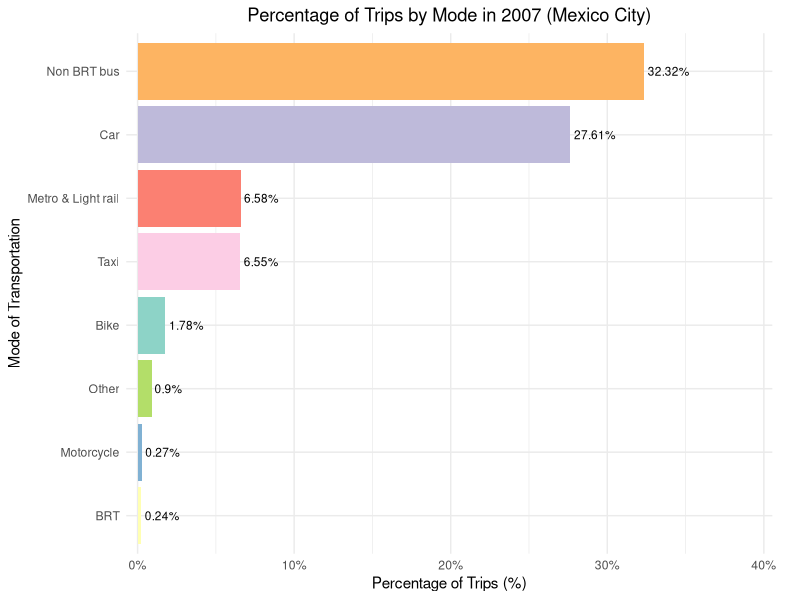
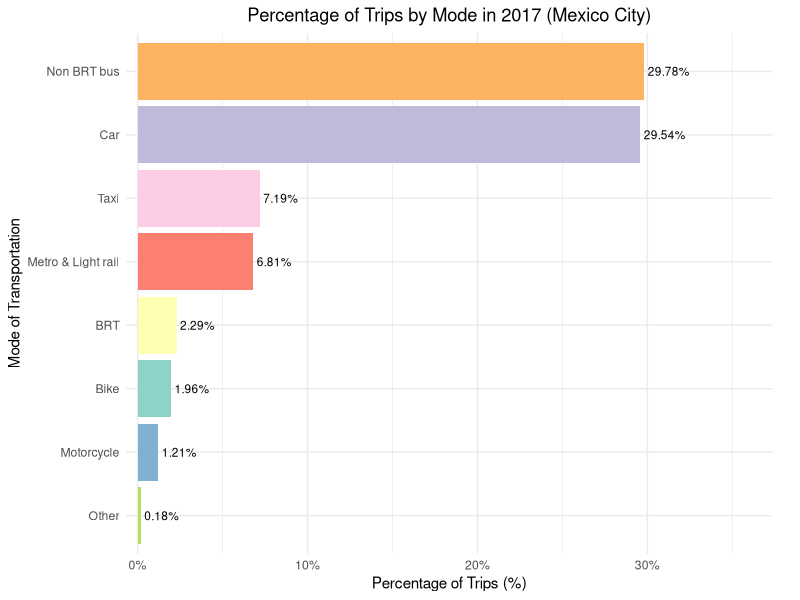
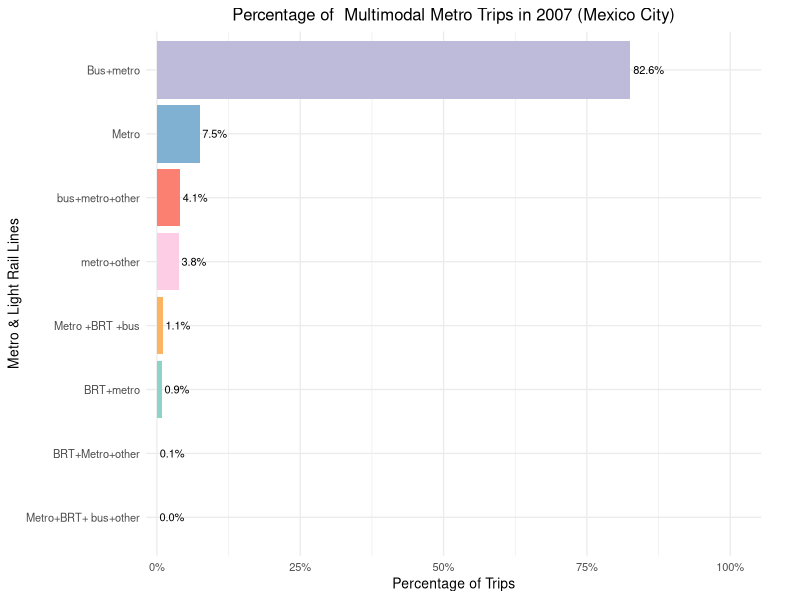
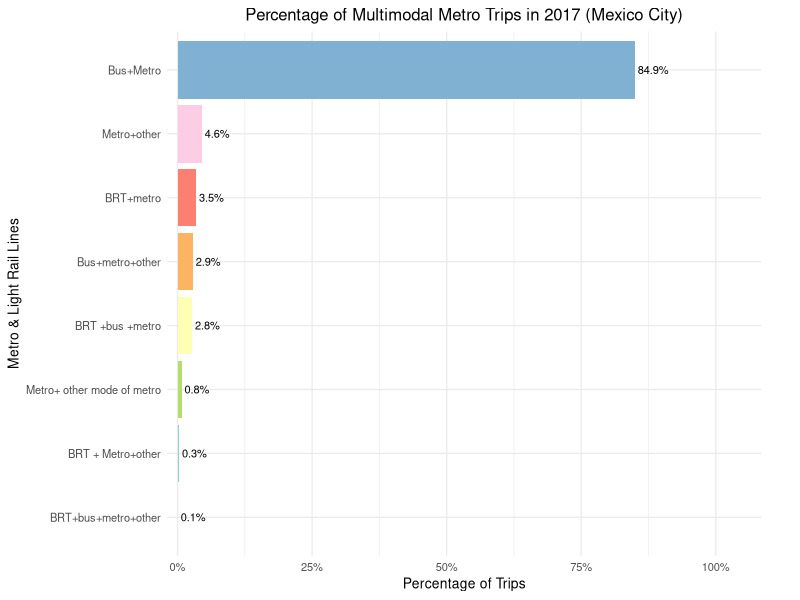
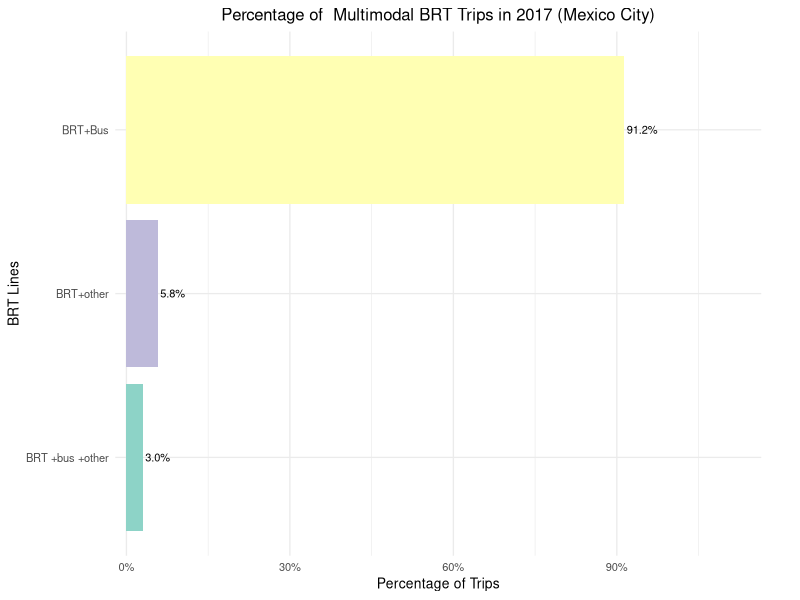
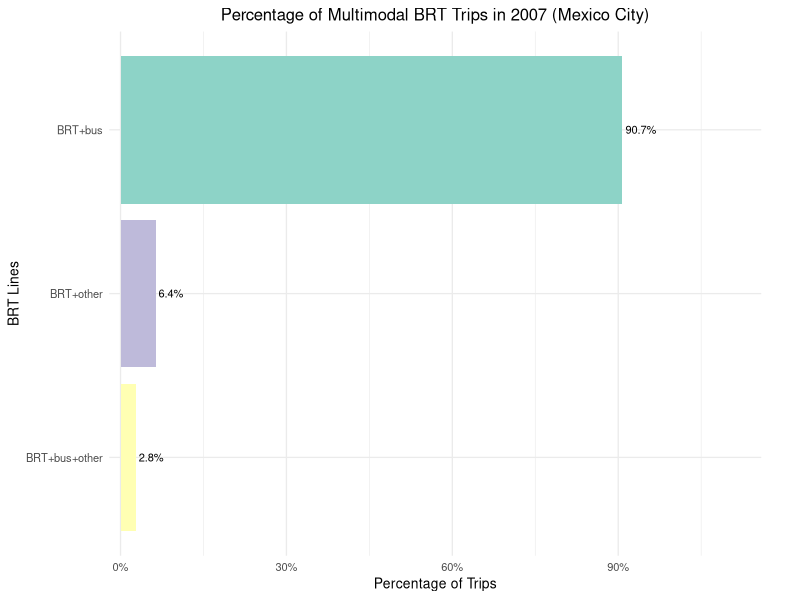
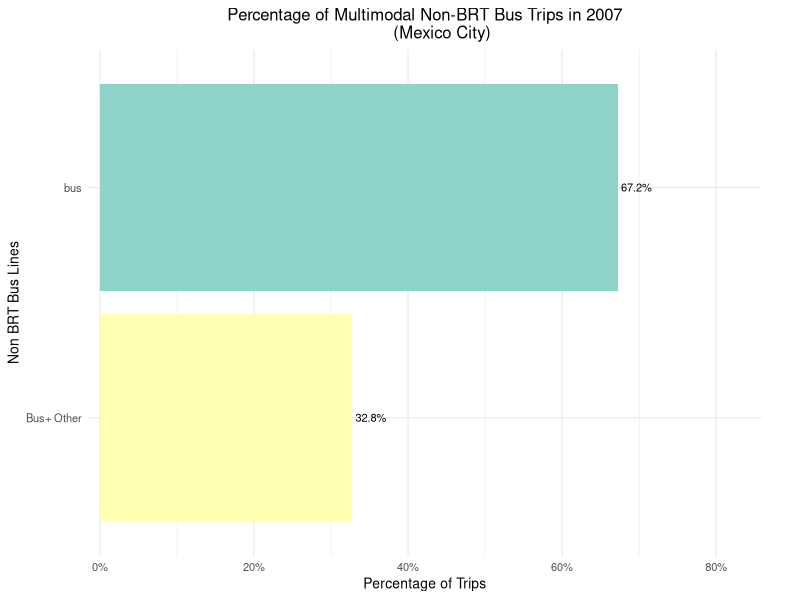
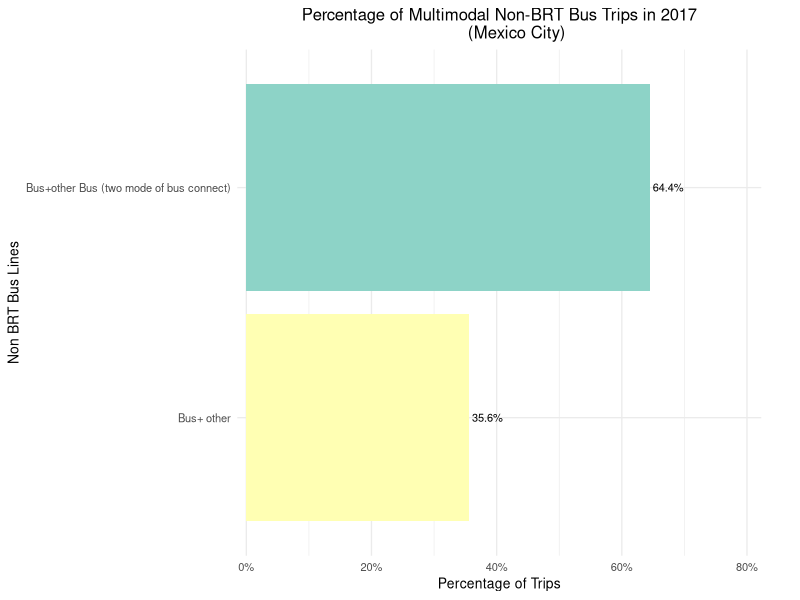

Here is the R script that generated these plots, in order:
library(tidyverse)
library(lubridate)
library(ggrepel)
library(patchwork)
library(scales)

table<-read.csv("data/mex.csv")

percent_2007<-table%>%
  filter(!is.na(X2007))

percent_2007 <- percent_2007 %>%
  mutate(X2007 = parse_number(X2007))

maxy <- max(percent_2007$X2007, na.rm = TRUE)

ggplot(percent_2007, aes(x = reorder(x, X2007), y = X2007, fill = x)) +
  geom_bar(stat = "identity") +
  geom_text(aes(label = paste0(X2007, "%")), hjust = -0.1, size = 3) +
  coord_flip(clip = "off") +  # let text draw outside the panel
  scale_y_continuous(
    labels = scales::percent_format(scale = 1),
    limits = c(0, maxy * 1.12),                 # add headroom
    expand = expansion(mult = c(0.02, 0.12))    # extra space on the right
  ) +
  scale_fill_brewer(palette = "Set3") +
  labs(title = "Percentage of Trips by Mode in 2007 (Mexico City)",
       x = "Mode of Transportation",
       y = "Percentage of Trips (%)") +
  theme_minimal() +
  theme(
    legend.position = "none",
    plot.title = element_text(hjust = 0.5),
    plot.margin = margin(5.5, 20, 5.5, 5.5)     # a bit more right margin
  )


percent<-table%>%
  filter(!is.na(X2017))
percent <- percent %>%
  mutate(X2017 = parse_number(X2017))

maxy2 <- max(percent$X2017, na.rm = TRUE)
ggplot(percent, aes(x = reorder(x, X2017), y = X2017, fill = x)) +
  geom_bar(stat = "identity") +
  geom_text(aes(label = paste0(X2017, "%")), hjust = -0.1, size = 3) +
  coord_flip(clip = "off") +  # let text draw outside the panel
  scale_y_continuous(
    labels = scales::percent_format(scale = 1),
    limits = c(0, maxy2 * 1.12),                 # add headroom
    expand = expansion(mult = c(0.02, 0.12))    # extra space on the right
  ) +
  scale_fill_brewer(palette = "Set3") +
  labs(title = "Percentage of Trips by Mode in 2017 (Mexico City)",
       x = "Mode of Transportation",
       y = "Percentage of Trips (%)") +
  theme_minimal() +
  theme(
    legend.position = "none",
    plot.title = element_text(hjust = 0.5),
    plot.margin = margin(5.5, 20, 5.5, 5.5)     # a bit more right margin
  )

metro<-table%>%
  filter(x== "Metro & Light rail")

metro_2007<- metro %>%
  filter(!is.na(count2)) %>%
  mutate(percent_metro_2007 = round(count2/sum(count2),4))

maxy3 <- max(metro_2007$percent_metro_2007, na.rm = TRUE)

ggplot(metro_2007,
       aes(x = reorder(multi_label_2007, percent_metro_2007),
           y = percent_metro_2007,
           fill = multi_label_2007)) +
  geom_col() +
  geom_text(aes(label = scales::percent(percent_metro_2007, accuracy = 0.1)),
            hjust = -0.1, size = 2.8) +  # smaller text
  coord_flip(clip = "off") +
  scale_y_continuous(
    labels = scales::percent_format(),          # assumes data are 0–1
    limits = c(0, maxy3 * 1.12),
    expand = expansion(mult = c(0.02, 0.14))    # a bit more room for labels
  ) +
  scale_fill_brewer(palette = "Set3") +
  labs(title = "Percentage of  Multimodal Metro Trips in 2007 (Mexico City)",
       x = "Metro & Light Rail Lines",
       y = "Percentage of Trips") +
  theme_minimal(base_size = 10) +
  theme(
    legend.position = "none",
    plot.title = element_text(hjust = 0.5),
    plot.margin = margin(5.5, 28, 5.5, 5.5)     # extra right margin for text
  )

metro_2017<- metro %>%
  filter(!is.na(count_2)) %>%
  mutate(percent_metro_2017 = count_2/sum(count_2))
maxy4 <- max(metro_2017$percent_metro_2017, na.rm = TRUE)

ggplot(metro_2017,
       aes(x = reorder(multi_la_17, percent_metro_2017),
           y = percent_metro_2017,
           fill = multi_la_17)) +
  geom_col() +
  geom_text(aes(label = scales::percent(percent_metro_2017, accuracy = 0.1)),
            hjust = -0.1, size = 2.8) +  # smaller text
  coord_flip(clip = "off") +
  scale_y_continuous(
    labels = scales::percent_format(),          # assumes data are 0–1
    limits = c(0, maxy4 * 1.12),
    expand = expansion(mult = c(0.02, 0.14))    # a bit more room for labels
  ) +
  scale_fill_brewer(palette = "Set3") +
  labs(title = "Percentage of Multimodal Metro Trips in 2017 (Mexico City)",
       x = "Metro & Light Rail Lines",
       y = "Percentage of Trips") +
  theme_minimal(base_size = 10) +
  theme(
    legend.position = "none",
    plot.title = element_text(hjust = 0.5),
    plot.margin = margin(5.5, 28, 5.5, 5.5)     # extra right margin for text
  )

BRT_2017<- table %>%
  filter(x== "BRT") %>%
  filter(!is.na(count_2)) %>%
  mutate(percent_brt_2017 = round(count_2/sum(count_2),4))

maxy5 <- max(BRT_2017$percent_brt_2017, na.rm = TRUE)

ggplot(BRT_2017,
       aes(x = reorder(multi_la_17, percent_brt_2017),
           y = percent_brt_2017,
           fill = multi_la_17)) +
  geom_col() +
  geom_text(aes(label = scales::percent(percent_brt_2017, accuracy = 0.1)),
            hjust = -0.1, size = 2.8) +  # smaller text
  coord_flip(clip = "off") +
  scale_y_continuous(
    labels = scales::percent_format(),          # assumes data are 0–1
    limits = c(0, maxy5 * 1.12),
    expand = expansion(mult = c(0.02, 0.14))    # a bit more room for labels
  ) +
  scale_fill_brewer(palette = "Set3") +
  labs(title = "Percentage of  Multimodal BRT Trips in 2017 (Mexico City)",
       x = "BRT Lines",
       y = "Percentage of Trips") +
  theme_minimal(base_size = 10) +
  theme(
    legend.position = "none",
    plot.title = element_text(hjust = 0.5),
    plot.margin = margin(5.5, 28, 5.5, 5.5)     # extra right margin for text
  )

brt_2007<- table %>%
  filter(x== "BRT") %>%
  filter(!is.na(count2)) %>%
  mutate(percent_brt_2007 = count2/sum(count2))

maxy6 <- max(brt_2007$percent_brt_2007, na.rm = TRUE)
ggplot(brt_2007,
       aes(x = reorder(multi_label_2007, percent_brt_2007),
           y = percent_brt_2007,
           fill = multi_label_2007)) +
  geom_col() +
  geom_text(aes(label = scales::percent(percent_brt_2007, accuracy = 0.1)),
            hjust = -0.1, size = 2.8) +  # smaller text
  coord_flip(clip = "off") +
  scale_y_continuous(
    labels = scales::percent_format(),          # assumes data are 0–1
    limits = c(0, maxy6 * 1.12),
    expand = expansion(mult = c(0.02, 0.14))    # a bit more room for labels
  ) +
  scale_fill_brewer(palette = "Set3") +
  labs(title = "Percentage of Multimodal BRT Trips in 2007 (Mexico City)",
       x = "BRT Lines",
       y = "Percentage of Trips") +
  theme_minimal(base_size = 10) +
  theme(
    legend.position = "none",
    plot.title = element_text(hjust = 0.5),
    plot.margin = margin(5.5, 28, 5.5, 5.5)     # extra right margin for text
  )

non_brt_2007<- table %>%
  filter(x== "Non BRT bus") %>%
  filter(!is.na(count2)) %>%
  mutate(percent_non_brt_2007 = count2/sum(count2))
maxy7 <- max(non_brt_2007$percent_non_brt_2007, na.rm = TRUE)
ggplot(non_brt_2007,
       aes(x = reorder(multi_label_2007, percent_non_brt_2007),
           y = percent_non_brt_2007,
           fill = multi_label_2007)) +
  geom_col() +
  geom_text(aes(label = scales::percent(percent_non_brt_2007, accuracy= 0.1)),
            hjust = -0.1, size = 2.8) +
  coord_flip(clip = "off") +
  scale_y_continuous(
    labels = scales::percent_format(),          # assumes data are 0–1
    limits = c(0, maxy7 * 1.12),
    expand = expansion(mult = c(0.02, 0.14))    #
  ) +
  scale_fill_brewer(palette = "Set3") +
  labs(title = "Percentage of Multimodal Non-BRT Bus Trips in 2007
       (Mexico City)",
       x = "Non BRT Bus Lines",
       y = "Percentage of Trips") +
  theme_minimal(base_size = 10) +
  theme(
    legend.position = "none",
    plot.title = element_text(hjust = 0.5),
    plot.margin = margin(5.5, 28, 5.5, 5.5)     # extra right margin for text
  )
non_brt_2017<- table %>%
  filter(x== "Non BRT bus") %>%
  filter(!is.na(count_2)) %>%
  mutate(percent_non_brt_2017 = count_2/sum(count_2))
maxy8 <- max(non_brt_2017$percent_non_brt_2017)
ggplot(non_brt_2017,
       aes(x = reorder(multi_la_17, percent_non_brt_2017),
           y = percent_non_brt_2017,
           fill = multi_label_2007)) +
  geom_col() +
  geom_text(aes(label = scales::percent(percent_non_brt_2017, accuracy= 0.1)),
            hjust = -0.1, size = 2.8) +
  coord_flip(clip = "off") +
  scale_y_continuous(
    labels = scales::percent_format(),          # assumes data are 0–1
    limits = c(0, maxy8 * 1.12),
    expand = expansion(mult = c(0.02, 0.14))    #
  ) +
  scale_fill_brewer(palette = "Set3") +
  labs(title = "Percentage of Multimodal Non-BRT Bus Trips in 2017
       (Mexico City)",
       x = "Non BRT Bus Lines",
       y = "Percentage of Trips") +
  theme_minimal(base_size = 10) +
  theme(
    legend.position = "none",
    plot.title = element_text(hjust = 0.5),
    plot.margin = margin(5.5, 28, 5.5, 5.5)     # extra right margin for text
  )


highcap<-read.csv("data/high-cap-mex.csv")

maxy9 <- max(highcap$X2007, na.rm = TRUE)
ggplot(
  highcap,
  aes(x = reorder(x, X2007), y = X2007, fill = x)
) +
  geom_bar(stat = "identity") +
  geom_text(aes(label = paste0(X2007, "%")), hjust = -0.1, size = 3) +
  coord_flip(clip = "off") +  # let text draw outside the panel
  scale_y_continuous(
    labels = scales::percent_format(scale = 1),
    limits = c(0, maxy9 * 1.12),                 # add headroom
    expand = expansion(mult = c(0.02, 0.12))    # extra space on the right
  ) +
  scale_fill_brewer(palette = "Set3") +
  labs(
    title = "Percentage of Trips by High-Capacity Mode in 2007 (Mexico City)",
    x = "Mode of Transportation",
    y = "Percentage of Trips (%)"
  ) +
  theme_minimal() +
  theme(
    legend.position = "none",
    plot.title = element_text(hjust = 0.5),
    plot.margin = margin(5.5, 20, 5.5, 5.5)     # a bit more right margin
  )
maxy10 <- max(highcap$X2017, na.rm = TRUE)
ggplot(
  highcap,
  aes(x = reorder(x, X2017), y = X2017, fill =
        x)
) +
  geom_bar(stat = "identity") +
  geom_text(aes(label = paste0(X2017, "%")), hjust = -
              0.1, size = 3) +
  coord_flip(clip = "off") +  # let text draw outside the panel
  scale_y_continuous(
    labels = scales::percent_format(scale = 1),
    limits = c(0, maxy10 * 1.12),                 # add
    expand = expansion(mult = c(0.02, 0.12))    # extra space on the right
  ) +
  scale_fill_brewer(palette = "Set3") +
  labs(
    title = "Percentage of Trips by High-Capacity Mode in 2017 (Mexico
    City)",
    x = "Mode of Transportation",
    y = "Percentage of Trips (%)"
  ) +
  theme_minimal() +
  theme(
    legend.position = "none",
    plot.title = element_text(hjust = 0.5),
    plot.margin = margin(5.5, 20, 5.5,
                         5.5)     # a bit more right margin
  )
